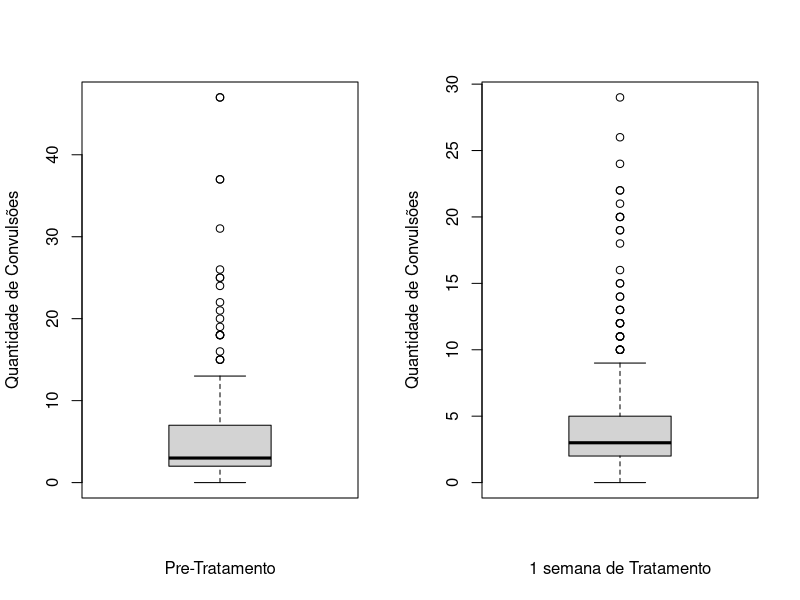

Write the R code that produced this figure.

######################### Teste t Pareado #########################


# Passo 1: Carregar os pacotes que serao usados

if(!require(dplyr)) install.packages("dplyr") # Instalacao do pacote caso nao esteja instalado
library(dplyr)                                # Carregamento do pacote
if(!require(psych)) install.packages("psych") # Instalacao do pacote caso nao esteja instalado
library(psych)                                # Carregamento do pacote

# Passo 2: Carregar o banco de dados

# Importante: selecionar o diretorio de trabalho (working directory)
# Isso pode ser feito manualmente: Session > Set Working Directory > Choose Directory
# Ou usando a linha de codigo abaixo:
# setwd("C:/Users/ferna/Desktop")

dados <- read.csv('Banco de Dados 4.csv', sep = ';', dec = ',', fileEncoding = "latin1") %>%
  rename(Convulsoes_PT = Convulsões_PT, Convulsoes_S1 = Convulsões_S1,
                     Convulsoes_S6 = Convulsões_S6, Genero = Gênero)
View(dados)                                              # Visualizacao dos dados em janela separada
glimpse(dados)                                                 # Visualizacao de um resumo dos dados

# Passo 3: Verificacao da normalidade dos dados
#H0: Os dados são normais
#H1: Os dados não são normais
dados$DiferencaPTS1 <- dados$Convulsoes_PT - dados$Convulsoes_S1

shapiro.test(dados$DiferencaPTS1)


dados$DiferencaPTS6 <- dados$Convulsoes_PT - dados$Convulsoes_S6

shapiro.test(dados$DiferencaPTS6)

dados$DiferencaS1S6 <- dados$Convulsoes_S1 - dados$Convulsoes_S6

shapiro.test(dados$DiferencaS1S6)

## Deveria ter dado normalidade, seguiremos apenas para fins didáticos,
## mas tecnicamente os próximos testes não fazem mais sentido já que não temos normalidade dos dados
## Testar a diferença (dados da convulsao antes, e convulsao depois)
## Resultado rejeita a h0: dados não são normais


# Passo 4: Realizacao do teste t pareado
#H0: As médias dos dois grupos são iguais
#H1: As médias dos dois grupos não são iguais
t.test(dados$Convulsoes_PT, dados$Convulsoes_S1, paired = TRUE)

## Rejeita h0, ou seja, as médias não são iguais (médias diferentes)

# Passo 5 (opcional): Visualizacao da distribuicao dos dados

par(mfrow=c(1,2)) # Estabeleci que quero que os graficos saiam na mesma linha
boxplot(dados$Convulsoes_PT, ylab="Quantidade de Convulsões", xlab="Pre-Tratamento")
boxplot(dados$Convulsoes_S1, ylab="Quantidade de Convulsões", xlab="1 semana de Tratamento")


# Passo 6 (opcional): Analise descritiva dos dados
summary(dados$Convulsoes_PT)
summary(dados$Convulsoes_S1)

## Outra forma: pela funcao describe do pacote Psych
describe(dados$Convulsoes_PT)
describe(dados$Convulsoes_S1)
